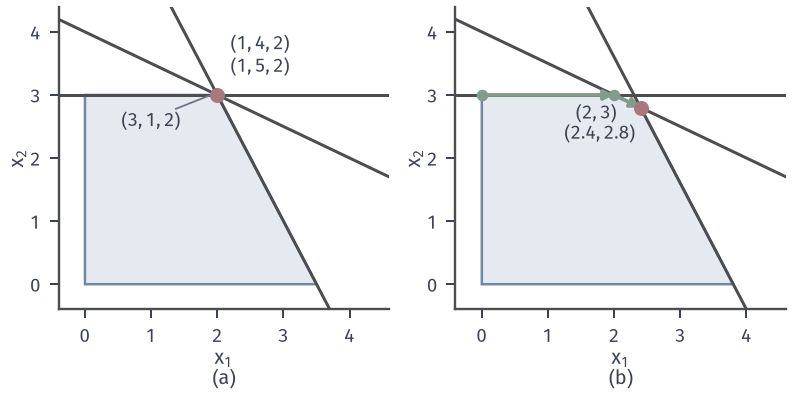

Generate this figure with Python:
from pathlib import Path
import sys
sys.path.insert(0, str(Path(__file__).resolve().parents[1]/"simplex-common"))
from lp_plot import *

# Degenerate variant b=(8,7,3): three lines through (2,3); (b) raises b2 by 0.6 (exaggerated).
xlim, ylim = (-.4, 4.6), (-.4, 4.4)
fig, axs = figure(width_mm=112, height_mm=56, ncols=2)
for ax,b2,lab in zip(axs,[7.,7.6],['(a)','(b)']):
    B=np.array([8.,b2,3.]); A,b=with_sign(RES_A,B); V=polygon(A,b)
    draw_region(ax,V)
    for a,v in zip(RES_A,B): draw_line(ax,a,v,xlim,ylim,lw=1.2)
    setup(ax,xlim,ylim,range(0,5),range(0,5),label=lab)
ax=axs[0]; ax.plot([2],[3],'o',color=RED,ms=5,zorder=8)
ax.text(2.2,3.72,'$(1,4,2)$',fontsize=7.5,color=INK)
ax.text(2.2,3.36,'$(1,5,2)$',fontsize=7.5,color=INK)
ax.text(.55,2.5,'$(3,1,2)$',fontsize=7.5,color=INK)
ax.annotate('',xy=(2,3.04),xytext=(1.3,2.75),arrowprops=dict(arrowstyle='-',color=MUTED,lw=.7),zorder=3)
ax=axs[1]; p=np.array([2.,3.]); q=np.linalg.solve(RES_A[:2],[8.,7.6])
path(ax,[(0,3),p,q],color=GREEN); opt_point(ax,q)
ax.text(1.42,2.62,'$(2,3)$',fontsize=7.5,color=INK); ax.text(2.32,2.3,'$(2.4,2.8)$',ha='right',fontsize=7.5,color=INK)
save(fig,Path(__file__).resolve().parent,'figure',{'vertex':[2,3],'perturbed_b2':7.6,'split_vertex':q.tolist()})
